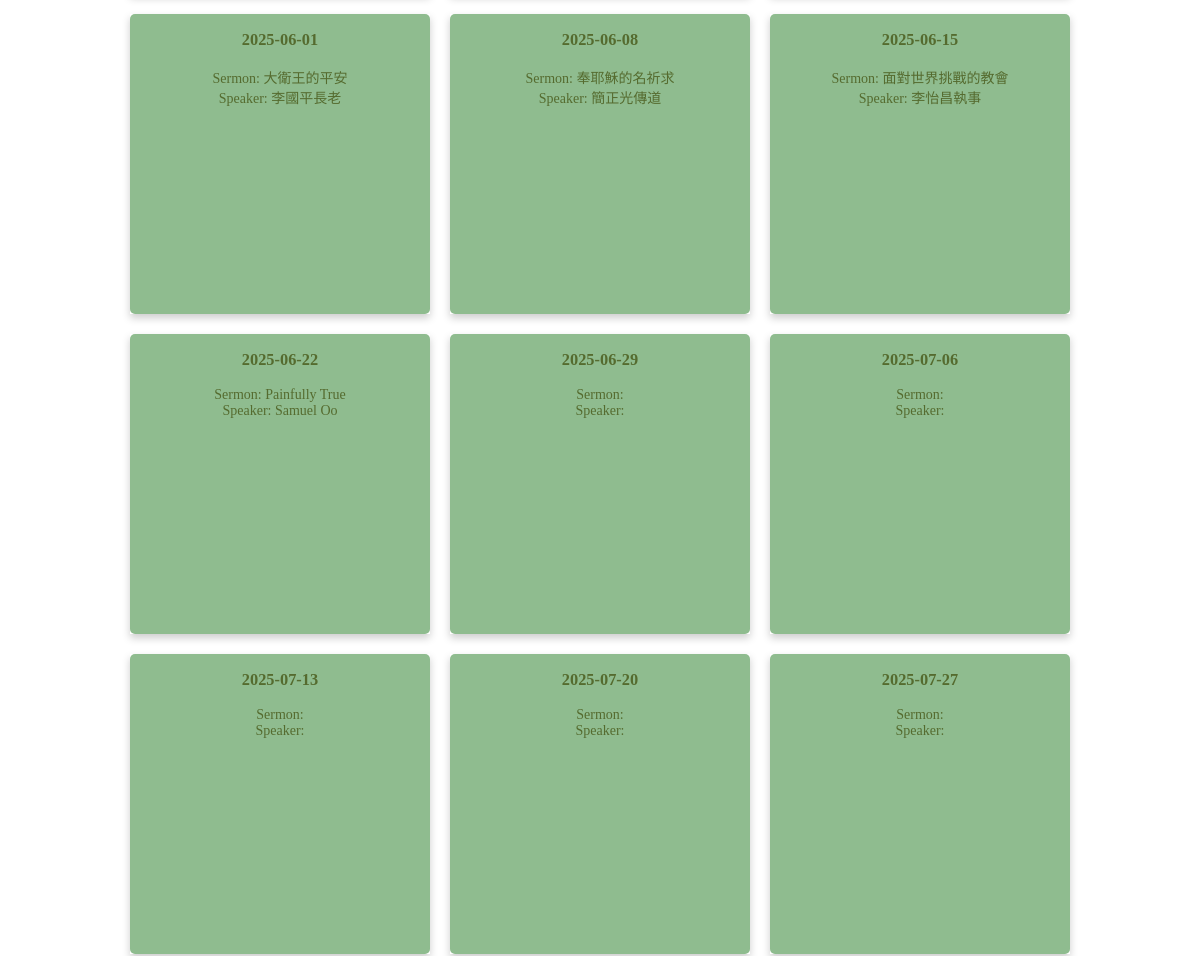
Before: / (middle part) with the older database file.
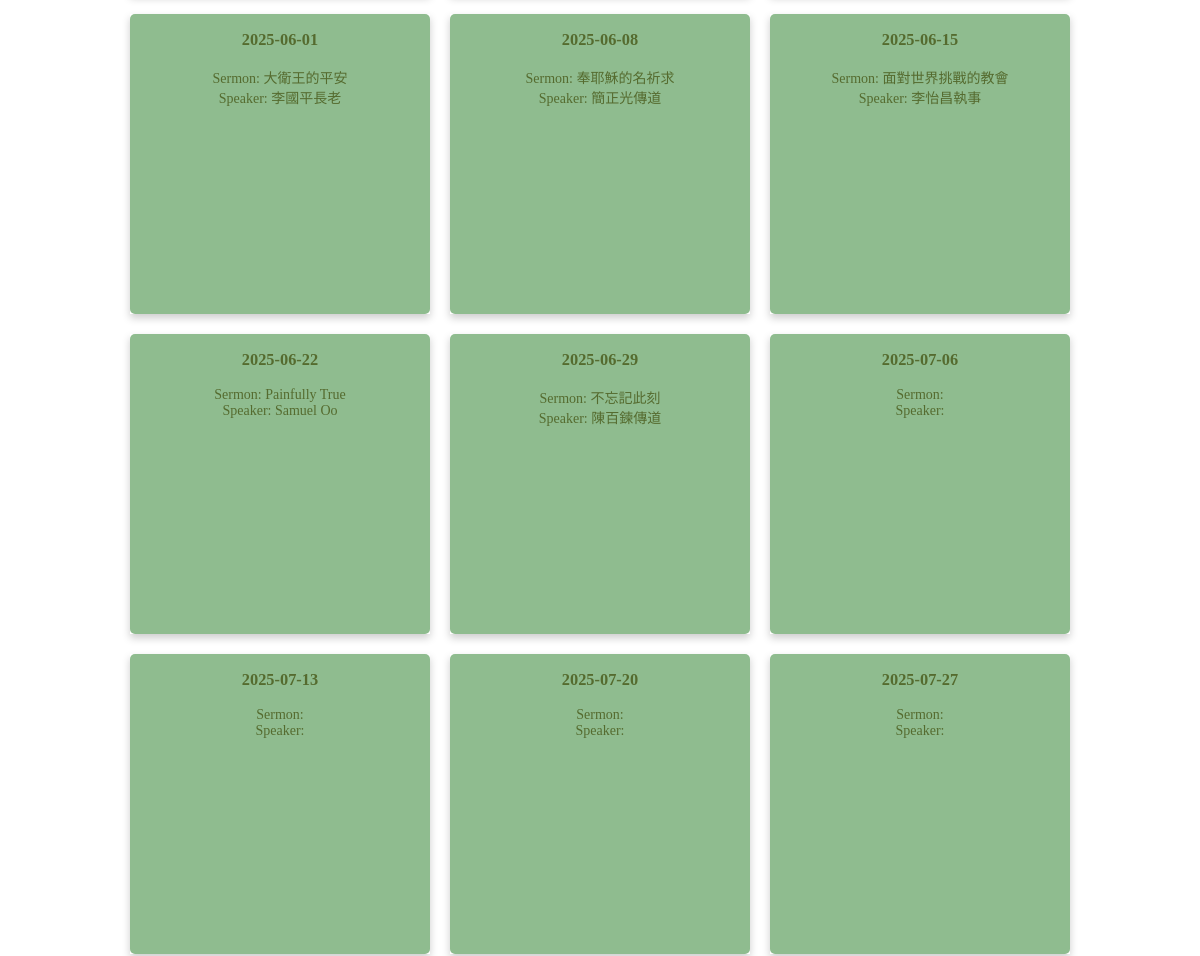
After: the same page with the newer database file.
### tables this page shows
CREATE TABLE "sermon" (sermon_id INTEGER PRIMARY key, title text, speaker text, bible_verse text, keyword text, outline text, lang text, updated text default CURRENT_TIMESTAMP, date text);

### web/index.py (the view)
@app.route("/")
def index():
	id = request.args.get('id', None)
	if id:
		songs = Utils.get_worship_songs(id)
		w = Utils.get_worship(id)
		return render_template('song.html', songs=songs, id=id, w=w)
	sundays = Tools.allsundays()
	worship = Utils.worship_list()
	worship = [{'date': x, 'worship': next((y for y in worship if y['date'] == x), -1)} for x in sundays[1]]
	return render_template('worship.html', worship=worship, sundays=sundays)

### app/db.py (called while the page is built)
def run(sql, db_name="worship.db"):
    return __execute(sql, para=None, db_name=db_name)

def __execute(sql, db_name, para=None):
    try:
        con = open(db_name)
        cur = con.cursor()
        if para:
            result = cur.execute(sql, para).fetchall()
        else:
            result = cur.execute(sql).fetchall()
        con.commit()
        return result
    except Exception as e:
        print('error', e)
        return e
    finally:
        close()

def open(db_name):
    con = _connect_db(db_name)
    return con

def close():
    try:
        con.close()
        return None
    except Exception as e:
        return e

def _connect_db(db_name):
    path = os.path.dirname(os.path.dirname(os.path.realpath(__file__)))
    con = sqlite3.connect(os.path.join(path, 'db', db_name))
    return con

### app/tools.py (called while the page is built)
def allsundays():
    now = datetime.now()
    coming_sunday = (now + timedelta(days=6-now.weekday())).strftime("%Y-%m-%d")
    year = now.year
    d = date(year, 1, 1)
    d += timedelta(days = 6 - d.weekday())  # First Sunday
    sundays = []
    sundays.append(d.strftime("%Y-%m-%d"))
    while d.year == year:
        d += timedelta(days = 7)
        if d.year == year:
            sundays.append(d.strftime("%Y-%m-%d"))
    return [coming_sunday, sundays]

### web/templates/worship.html (shortened to what this page needs)
{% include 'header.html' %}
</head>
<body>
<div class="worship_container">
{% for w in worship %}
    <div class="worship-card">
        <div class="card-inner" date="{{ w.date }}">
        <div class="card-front">
            <h3>{{ w.date }}</h3>
    {% if w.worship %}
        Sermon: {{ w.worship.sermon_title }}<br/>
        Speaker: {{ w.worship.speaker }}<br/>
        </div>
            <div class="card-back" name="{{ w.worship.worship_id }}">
            <b>Worship Team</b><br/>
                {% for team in w.worship.content %}
                    {% if team.user_name != '' %}
                        {{ team.role }}:&nbsp;{{ team.user_name }}<br/>
                    {% endif %}
                {% endfor %}
            <div class="overlay_btns"><button id="song_btn" name="{{ w.worship.worship_id }}">Songs</button>&nbsp;<button id="team_btn" name="{{ w.worship.worship_id }}">Teams</button></div>
        </div>
    {% else %}
            </div>
      <div class="card-back">
            <div class="overlay_btns"><button id="song_btn" name="{{ w.worship.worship_id }}">Songs</button>&nbsp;<button id="team_btn" name="{{ w.worship.worship_id }}">Teams</button></div>
      </div>
    {% endif %}
  </div>
</div>
{% endfor %}
</div>
</body>
</html>

### web/templates/header.html (shortened to what this page needs)
<!DOCTYPE html>
<html lang="en">
<head>
    <link href="../static/jquery-ui.css" rel="stylesheet">
</head>

### web/templates/worship.html (style rules this page uses)
.worship_container { display: flex; flex-wrap: wrap; flex-direction: row; align-items: center; justify-content: center; }
.worship_container > div { min-width: 220px; margin: 10px; text-align: center; font-size: 14px; }
.worship-card { background-color: transparent; width: 300px; height: 300px; perspective: 1000px; }
.card-inner { position: relative; width: 100%; height: 100%; text-align: center; transition: transform 0.6s; transform-style: preserve-3d; box-shadow: 0 4px 8px 0 rgba(0,0,0,0.2); }
.card-front { background-color: #8FBC8F; color: #556B2F; }
.card-back { background-color: #009688; color: #fff; transform: rotateY(180deg); }
.overlay_btns { position: absolute ; bottom: 10px; right: 10px; font-size: 12px; }

Changed rows visible on the page:
now on this page (row edited): sermon: worship.sermon_title "不忘記此刻", worship.speaker "陳百鍊傳道"
Other visible differences:
new list line: "2025-06-29 Sermon: Speaker:"
list line gone: "2025-06-29 Sermon: Speaker:"
